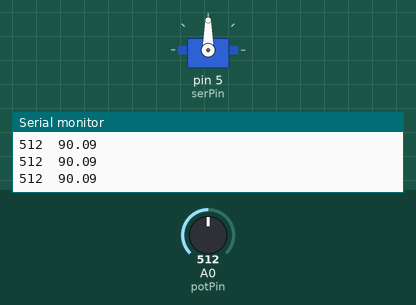
Simulated run of this sketch. Board: Arduino Uno, built with avr-gcc and run on an emulated ATmega328P. On the bench: servo, the last lines printed to the serial monitor. Inputs (shaded band) come from the test bench; at power-on: A0 (potPin) = 512.

Above: at 1.2 s.
1.3 s: A0 (potPin) set to 716
At 2.3 s:
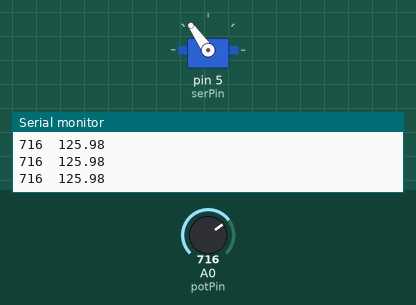
2.8 s: A0 (potPin) set to 577
At 3.4 s:
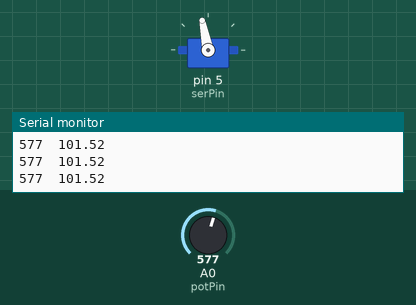
4.3 s: A0 (potPin) set to 559
At 4.8 s:
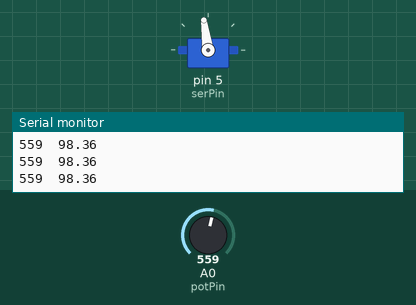
7.3 s: A0 (potPin) set to 306
At 8.2 s:
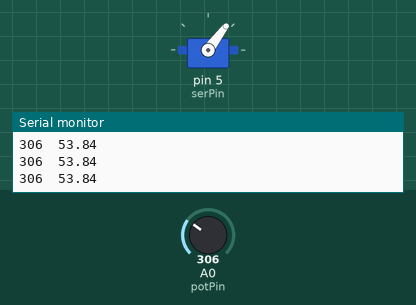
8.8 s: A0 (potPin) set to 122
At 9.3 s:
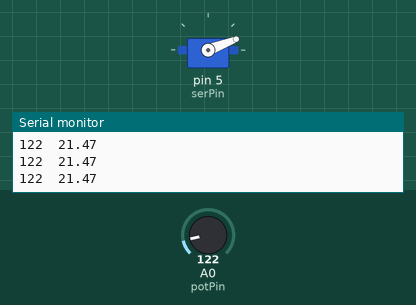
10.3 s: A0 (potPin) set to 0
At 11.6 s:
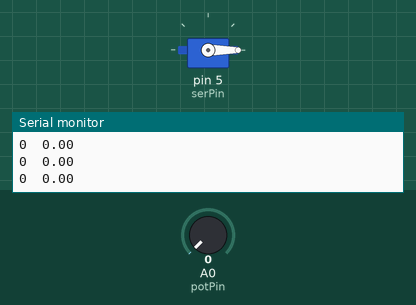
Timing chart, 0 to 12.8 s (numbered marks = the images above; inputs shaded):
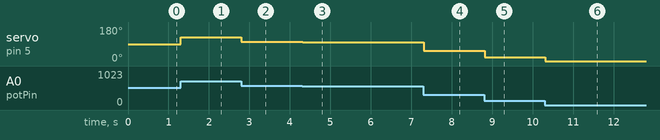

The sketch:

PotServoTest.ino
```cpp
#include <Servo.h>
int serPin = 5;
float serVal=0;
int potPin = A0;
int potVal;
int upSwitchPin = 7, downSwitchPin = 6;
Servo ser;
void setup() {
  // put your setup code here, to run once:
Serial.begin(9600);
pinMode(upSwitchPin, INPUT);
pinMode(downSwitchPin, INPUT);

ser.attach(serPin);
}

void loop() {
  // put your main code here, to run repeatedly:
potVal = analogRead(potPin);
serVal = (potVal * 180.) / 1023.;
Serial.print(potVal);
Serial.print("\t");
Serial.println(serVal);

ser.write(serVal);
delay(10);

//Serial.print("\t");

//Serial.print(digitalRead(upSwitchPin));
//Serial.print("\t");
//Serial.print(digitalRead(downSwitchPin));
//Serial.print("\t");
//if(digitalRead(upSwitchPin)){
//  serVal = 0;
//}
//else if(digitalRead(downSwitchPin)){
//  serVal=120;
//}
//
//Serial.println(serVal);


}
```

Measured:
- after the input at 1.3 s, servo on pin 5 (serPin): 90° → 125° at once
- after the input at 2.8 s, servo on pin 5 (serPin): 125° → 101° at once
- after the input at 4.3 s, servo on pin 5 (serPin): 101° → 98° at once
- after the input at 7.3 s, servo on pin 5 (serPin): 98° → 53° at once
- after the input at 8.8 s, servo on pin 5 (serPin): 53° → 21° at once
- after the input at 10.3 s, servo on pin 5 (serPin): 21° → 0° at once
